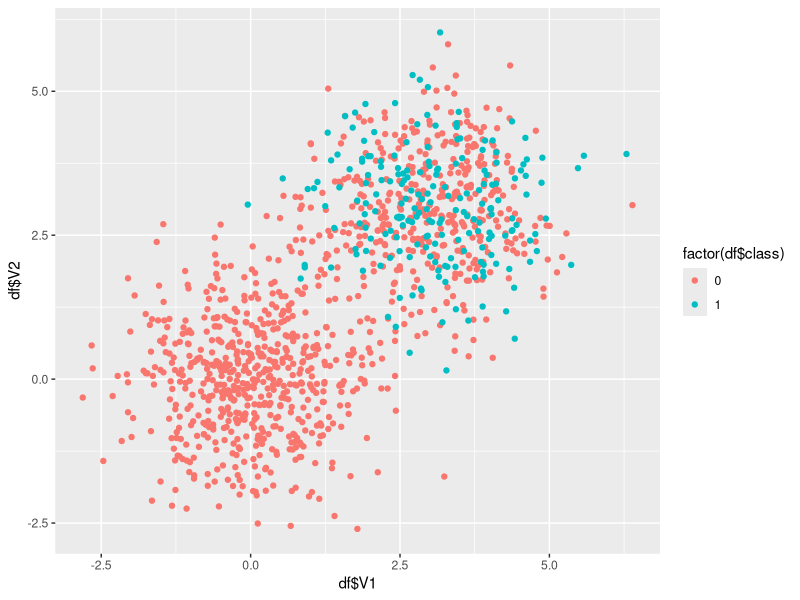

Write the R code that produced this figure. (Note: this script raises an error after producing the figure.)

#Code for model selection for unbalanced classes using -kernlab-, -caret- and -foreach- packages.
#Author: Pablo Campos V.

library(ggplot2)
library(kernlab)
library(caret)

#Let's do it parallel
library(parallel)
detectCores()
library(doParallel)
registerDoParallel(cores=detectCores())
getDoParName()
getDoParWorkers()

#Let's create some fake data
set.seed(123)
x<- rbind(matrix(rnorm(1200), , 2), matrix(rnorm(1200,mean = 3), , 2))
class <- matrix(c(rep(0, 1000), rep(1, 200)))
df<-as.data.frame(cbind(x,class))
df$class<-df$V3
df$V3<-NULL

#Visualization of data
qplot(df$V1,df$V2,color=factor(df$class))


nsampling<-function(base,T){
  
  ################################
  bad<-subset(base,class==1)   #Subset with class equal to one
  num_bad<-nrow(bad)
  good<-subset(base,class==0)  #Subset with class equal to zero
  
  #Loop via Foreach function
  
  aucs <- foreach(i=1:T, .combine=rbind, 
                  .packages=c("kernlab","pROC","caret")) %dopar% {
                    
                    set.seed(i)
                    
                    ind_samp<-sample(1:nrow(good), size=floor(num_bad/2), replace = FALSE, prob = NULL)
                    ind_bad<-sample(1:nrow(bad), size=floor(num_bad/2), replace=FALSE, prob=NULL)
                    
                    samp<-good[ind_samp,]
                    samp_bad<-bad[ind_bad,]
                    samp_complemento<-good[-ind_samp,]
                    samp_bad_complemento<-bad[-ind_bad,]
                    base_complemento<-rbind(samp_complemento,samp_bad_complemento)
                    
                    basesamp<-rbind(samp,samp_bad)
                    sub.base<-basesamp
                    
                    dfx<-sub.base
                    dfx$class<-NULL
                    
                    class<-sub.base$class
                    class[class==1] <- "M"
                    class[class==0] <- "B"
                    class<-as.factor(class)
                    
                    #Parameter Selection using CARET Package
                    fitControl <- trainControl(
                      method = "repeatedcv",
                      number = 10,
                      repeats = 3, classProbs = TRUE, summaryFunction = twoClassSummary)
                    
                    svmGrid <-  expand.grid(C = c(1, 10, 100),
                                            sigma = c(.1,.5,1))
                    
                    set.seed(i)
                    
                    out <- train(as.matrix(dfx), class, method = "svmRadial",
                                 trControl = fitControl, metric = "ROC", tuneGrid = svmGrid)
                    
                    model<-out$finalModel
                    
                    bestC<-out$bestTune$C
                    bestSigma<-out$bestTune$sigma
                    
                    class_test<-base_complemento$class
                    base_complemento$class<-NULL
                    
                    preds_test<-predict(model,newdata=base_complemento,type="probabilities")
                    preds_test<-preds_test[,2]
                    
                    #Computing Area under ROC curve
                    rocobj<-plot.roc(class_test, preds_test,percent=TRUE, 
                                     ci=TRUE,print.auc=TRUE) 
                    
                    output<-c(rocobj$auc[1],model@nSV,bestC,bestSigma)
                    
                  }
  
list_result<-list(aucs)                                           
return(list_result)
}

#CALL TO -NSAMPLING- FUNCTION
#1ST COLUMN: Area under ROC Curve on Test
#2ND COLUMN: Number of support vectors
#3RD COLUMN: Parameter C (Cost)
#4TH COLUMN: Parameter Sigma (Banwidth of RBF Kernel)

result<-nsampling(df,10)
